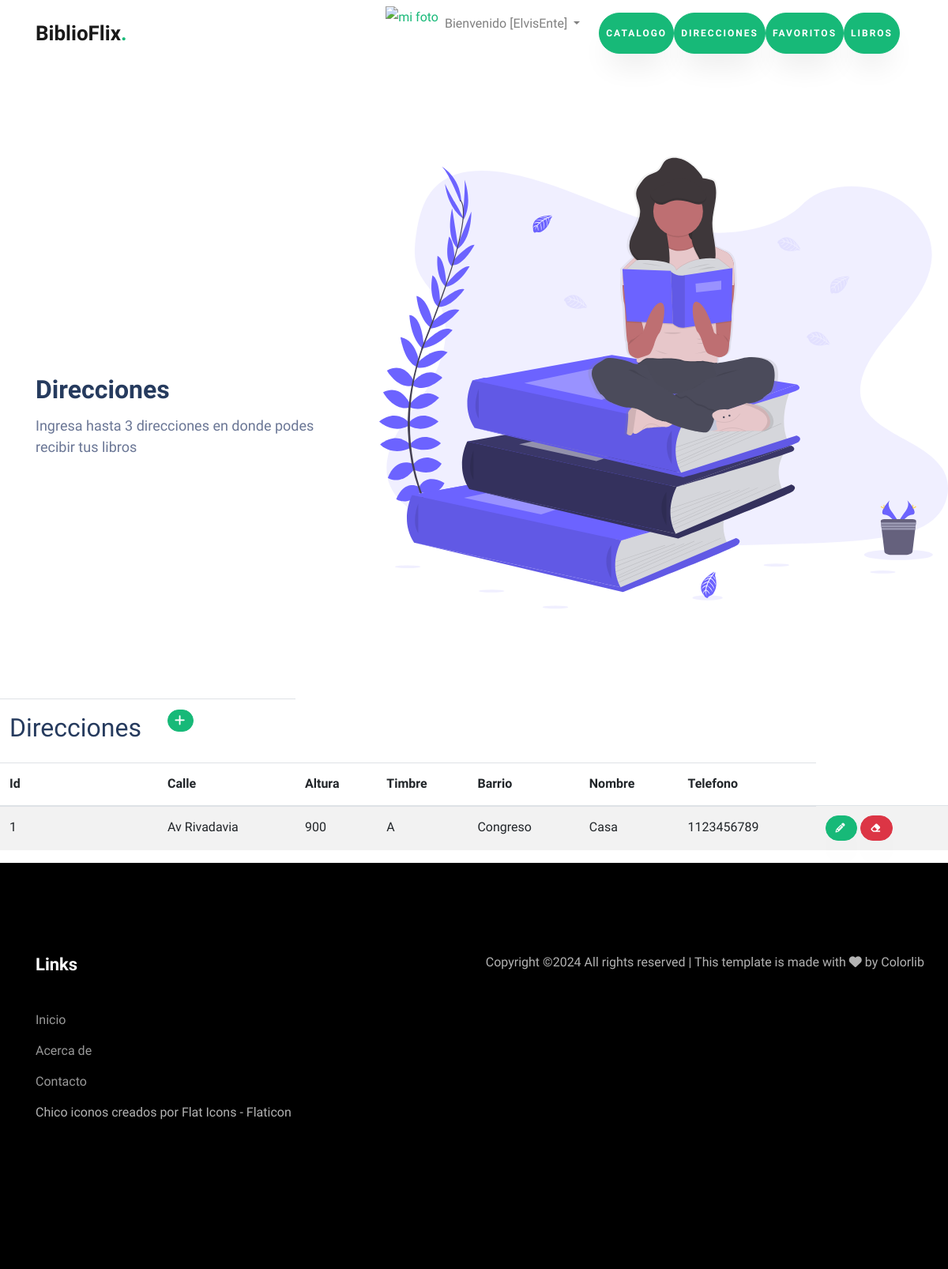
Before: /direcciones/ (signed in) with the older database file.
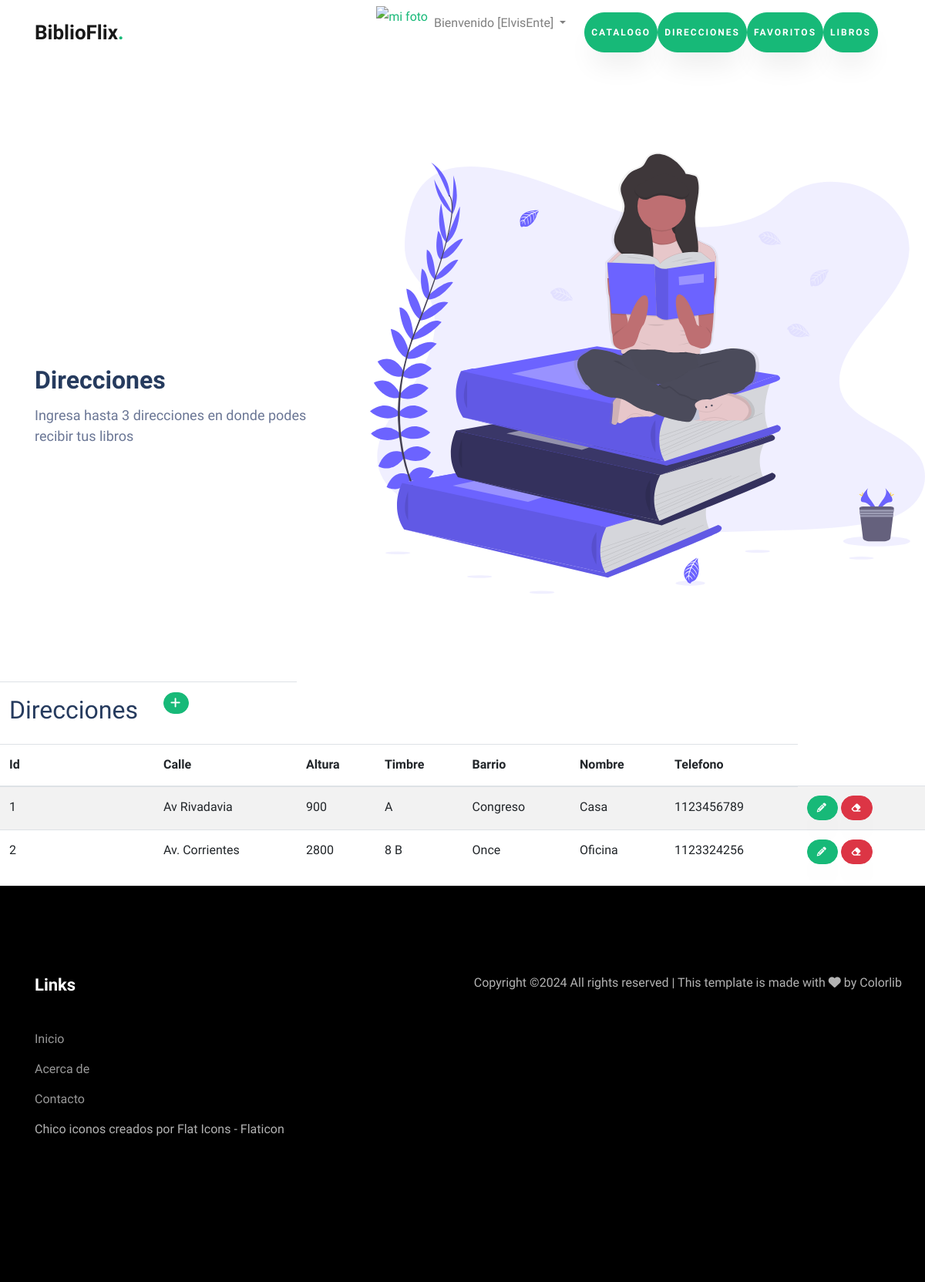
After: the same page with the newer database file.
### biblio/models.py (models this page shows, shortened)
class Direccion(models.Model):
    calle = models.CharField(max_length=100)
    altura = models.IntegerField()
    timbre = models.CharField(max_length=50, default='Sin timbre')
    barrio = models.CharField(max_length=50)
    nombre = models.CharField(max_length=50, default='Sin nombre')
    telefono = models.IntegerField()
    class Meta:
        verbose_name = "Direccion"
        verbose_name_plural = "Direcciones"

### biblio/views.py (the view)
# urls.py: path('direcciones/', direcciones, name="direcciones"),
@login_required
def direcciones(request):
    contexto = {"direcciones": Direccion.objects.all()}
    return render(request, "biblio/direcciones.html", contexto)

### biblio/templates/biblio/direcciones.html (shortened to what this page needs)
{% extends "biblio/index.html" %}
{% block titulo %}
<h2>Direcciones</h2>
<p>Ingresa hasta 3 direcciones en donde podes recibir tus libros</p>
{% endblock titulo %}
{% block contenido %}
<table class="table table-striped">
    <thead>
        <tr>
            <td width="200"><h2>Direcciones</h2></td>
            <td>
                <a
                href="{% url 'direccionesForm' %}"
                class="btn btn-primary btn-sm"
                >
                </a>
            </td>
        </tr>
        <tr>
            <th>Id</td>
            <th>Calle</td>
            <th>Altura</th>
            <th>Timbre</th>
            <th>Barrio</th>
            <th>Nombre</th>
            <th>Telefono</th>
        </tr>
    </thead>
    <tbody>
    {% for d in direcciones %}
        <tr>
            <td>{{ d.id }}</td>
            <td>{{ d.calle }}</td>
            <td>{{ d.altura }}</td>
            <td>{{ d.timbre }}</td>
            <td>{{ d.barrio }}</td>
            <td>{{ d.nombre }}</td>
            <td>{{ d.telefono }}</td>
            <th>
                <a
                  href="{% url 'direccionUpdate' d.id %}"
                  class="btn btn-primary"
                  style="--bs-btn-padding-y: .25rem; --bs-btn-padding-x: .5rem; --bs-btn-font-size: .75rem;"
                  ><i class="fa-solid fa-pencil" title="Editar"></i>
                </a>
                <a
                  href="{% url 'direccionDelete' d.id %}"
                  class="btn btn-danger"
                  style="--bs-btn-padding-y: .25rem; --bs-btn-padding-x: .5rem; --bs-btn-font-size: .75rem;"
                  ><i class="fa-solid fa-eraser" title="Borrar"></i>
                </a>
            </th>
        </tr>
    {% endfor %}
    </tbody>
</table>
{% endblock contenido %}

Changed rows visible on the page:
added Direccion: id "2", calle "Av. Corrientes", altura "2800", timbre "8 B", barrio "Once", nombre "Oficina", telefono "1123324256"
